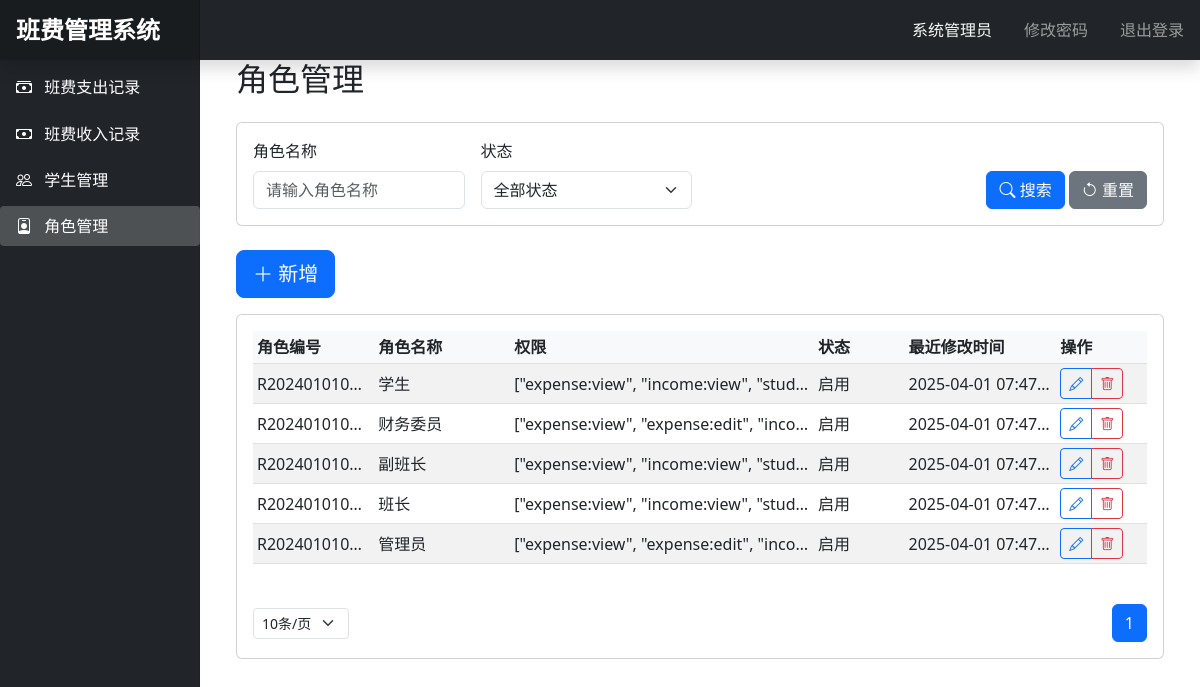
Page /roles?page=1&name=&status=&per_page=10 (signed in) on the committed database.
### app.py (models this page shows, shortened)
class Student(db.Model):
    id = db.Column(db.Integer, primary_key=True)
    student_no = db.Column(db.String(20), unique=True, nullable=False)
    name = db.Column(db.String(50), nullable=False)
    phone = db.Column(db.String(20), nullable=False)
    email = db.Column(db.String(100), nullable=False)
    role = db.Column(db.String(20), nullable=False)
    status = db.Column(db.String(20), nullable=False, default='启用')
    password_hash = db.Column(db.String(120), nullable=False, default='123456')  # 添加密码字段
    created_at = db.Column(db.DateTime, default=datetime.utcnow)
    is_active = True
    is_authenticated = True
    is_anonymous = False

class Role(db.Model):
    __tablename__ = 'roles'
    id = db.Column(db.Integer, primary_key=True)
    role_no = db.Column(db.String(20), unique=True, nullable=False)
    name = db.Column(db.String(50), nullable=False)
    permissions = db.Column(db.Text, nullable=False)  # 存储为JSON字符串
    status = db.Column(db.String(10), nullable=False, default='启用')
    created_at = db.Column(db.DateTime, nullable=False, default=datetime.utcnow)

### app.py (the view)
@app.route('/roles')
@login_required
def roles():
    page = request.args.get('page', 1, type=int)
    per_page = request.args.get('per_page', 10, type=int)
    name = request.args.get('name', '')
    status = request.args.get('status', '')
    query = Role.query
    if name:
        query = query.filter(Role.name.like(f'%{name}%'))
    if status:
        query = query.filter(Role.status == status)
    pagination = query.order_by(Role.created_at.desc()).paginate(
        page=page, per_page=per_page, error_out=False)
    roles = pagination.items
    return render_template('roles.html', roles=roles, pagination=pagination)

### app.py (called while the page is built)
@login_manager.user_loader
def load_user(user_id):
    return Student.query.get(int(user_id))

### templates/roles.html (shortened to what this page needs)
 {% extends "base.html" %}
{% block content %}
    <div class="container-fluid" style="max-width: 1600px; margin: 0 auto;">
        <h2 class="mb-4">角色管理</h2>
        <div class="card mb-4">
            <div class="card-body">
                <form method="GET" class="row g-3 align-items-end">
                    <div class="col-md-3">
                        <label class="form-label">角色名称</label>
                        <input type="text" class="form-control" name="name" placeholder="请输入角色名称"
                               value="{{ request.args.get('name', '') }}">
                    </div>
                    <div class="col-md-3">
                        <label class="form-label">状态</label>
                        <select class="form-select" name="status">
                            <option value="">全部状态</option>
                        </select>
                    </div>
                    <div class="col-md-6 text-end">
                        <button type="submit" class="btn btn-primary">
                            <i class="bi bi-search"></i> 搜索
                        </button>
                        <a href="{{ url_for('roles') }}" class="btn btn-secondary">
                            <i class="bi bi-arrow-counterclockwise"></i> 重置
                        </a>
                    </div>
                </form>
            </div>
        </div>
        <div class="mb-3">
            <button class="btn btn-primary btn-lg" data-bs-toggle="modal" data-bs-target="#addRoleModal">
                <i class="bi bi-plus-lg"></i> 新增
            </button>
        </div>
        <div class="card">
            <div class="card-body">
                <div class="table-responsive">
                    <table class="table table-striped table-hover table-sm">
                        <thead>
                        <tr>
                            <th style="width: 10%" class="fs-6">角色编号</th>
                            <th style="width: 15%" class="fs-6">角色名称</th>
                            <th style="width: 30%" class="fs-6">权限</th>
                            <th style="width: 10%" class="fs-6">状态</th>
                            <th style="width: 15%" class="fs-6">最近修改时间</th>
                            <th style="width: 10%" class="fs-6">操作</th>
                        </tr>
                        </thead>
                        <tbody>
                        {% for role in roles %}
                            <tr data-id="{{ role.id }}">
                                <td class="text-truncate" style="max-width: 120px;">{{ role.role_no }}</td>
                                <td class="text-truncate" style="max-width: 150px;">{{ role.name }}</td>
                                <td class="text-truncate" style="max-width: 300px;">{{ role.permissions }}</td>
                                <td class="text-truncate" style="max-width: 100px;">{{ role.status }}</td>
                                <td class="text-truncate" style="max-width: 150px;">{{ role.created_at.strftime('%Y-%m-%d %H:%M:%S') }}</td>
                                <td>
                                    <div class="btn-group btn-group-sm">
                                        <button class="btn btn-outline-primary" onclick="editRole({{ role.id }})"
                                                title="编辑">
                                            <i class="bi bi-pencil"></i>
                                        </button>
                                        <button class="btn btn-outline-danger" onclick="deleteRole({{ role.id }})"
                                                title="删除">
                                            <i class="bi bi-trash"></i>
                                        </button>
                                    </div>
                                </td>
                            </tr>
                        {% endfor %}
                        </tbody>
                    </table>
                </div>
                <nav aria-label="Page navigation" class="mt-4">
                    <div class="d-flex justify-content-between align-items-center">
                        <div>
                            <select class="form-select form-select-sm d-inline-block w-auto"
                                    onchange="changePerPage(this.value)">
                                <option value="10" {% if request.args.get('per_page') == '10' %}selected{% endif %}>
                                    10条/页
                                </option>
                            </select>
                        </div>
                        <ul class="pagination mb-0">
                            {% for page in pagination.iter_pages() %}
                                {% if page %}
                                    <li class="page-item {% if page == pagination.page %}active{% endif %}">
                                        <a class="page-link" href="{{ url_for('roles', page=page, name=request.args.get('name', ''), status=request.args.get('status', ''), per_page=request.args.get('per_page', 10)) }}">{{ page }}</a>
                                    </li>
                                {% else %}
                                    <li class="page-item disabled"><span class="page-link">...</span></li>
                                {% endif %}
                            {% endfor %}
                        </ul>
                    </div>
                </nav>
            </div>
        </div>
    </div>
{% endblock %}

### templates/base.html (shortened to what this page needs)
<!DOCTYPE html>
<html lang="zh">
<head>
    <link href="https://cdn.jsdelivr.net/npm/bootstrap@5.3.0/dist/css/bootstrap.min.css" rel="stylesheet">
    <link href="https://cdn.jsdelivr.net/npm/bootstrap-icons@1.7.2/font/bootstrap-icons.css" rel="stylesheet">
</head>
<body>
    <nav class="navbar navbar-dark sticky-top bg-dark flex-md-nowrap p-0 shadow">
        <a class="navbar-brand col-md-3 col-lg-2 me-0 px-3" href="#">班费管理系统</a>
        <div class="navbar-nav">
            <div class="nav-item text-nowrap d-flex align-items-center">
                <span class="nav-link px-3 text-light">{{ current_user.name }}</span>
                <a class="nav-link px-3" href="{{ url_for('change_password') }}">修改密码</a>
                <a class="nav-link px-3" href="/logout">退出登录</a>
            </div>
        </div>
    </nav>
    <div class="container-fluid">
        <div class="row">
            <nav id="sidebarMenu" class="col-md-3 col-lg-2 d-md-block bg-dark sidebar collapse">
                <div class="position-sticky pt-3">
                    <ul class="nav flex-column">
                        <li class="nav-item">
                            <a class="nav-link {% if request.endpoint == 'expenses' %}active{% endif %}"
                               href="{{ url_for('expenses') }}">
                                <i class="bi bi-cash-stack"></i>
                                班费支出记录
                            </a>
                        </li>
                        <li class="nav-item">
                            <a class="nav-link {% if request.endpoint == 'income' %}active{% endif %}"
                               href="{{ url_for('income') }}">
                                <i class="bi bi-cash"></i>
                                班费收入记录
                            </a>
                        </li>
                        <li class="nav-item">
                            <a class="nav-link {% if request.endpoint == 'students' %}active{% endif %}"
                               href="{{ url_for('students') }}">
                                <i class="bi bi-people"></i>
                                学生管理
                            </a>
                        </li>
                        <li class="nav-item">
                            <a class="nav-link {% if request.endpoint == 'roles' %}active{% endif %}"
                               href="{{ url_for('roles') }}">
                                <i class="bi bi-person-badge"></i>
                                角色管理
                            </a>
                        </li>
                    </ul>
                </div>
            </nav>
            <main class="col-md-9 ms-sm-auto col-lg-10 px-md-4">
                {% block content %}{% endblock %}
            </main>
        </div>
    </div>
</body>
</html>

### templates/base.html (style rules this page uses)
.sidebar { position: fixed; top: 0; bottom: 0; left: 0; z-index: 100; padding: 48px 0 0; box-shadow: inset -1px 0 0 rgba(0, 0, 0, .1); background-color: #343a40; }
.sidebar .nav-link { font-weight: 500; color: #fff; padding: 0.5rem 1rem; margin: 0.2rem 0; border-radius: 0.25rem; }
.sidebar .nav-link.active { background-color: rgba(255, 255, 255, .2); }
.sidebar .nav-link i { margin-right: 0.5rem; }
.navbar-brand { padding-top: .75rem; padding-bottom: .75rem; font-size: 1.5rem; font-weight: bold; background-color: rgba(0, 0, 0, .25); box-shadow: inset -1px 0 0 rgba(0, 0, 0, .25); }
.table th { background-color: #f8f9fa; }
.table td { vertical-align: middle; }
.btn-group .btn { padding: 0.25rem 0.5rem; }
.form-label { font-weight: 500; }

### rows in the picture
Student: name "系统管理员"
Role: role_no "R202401010…", name "学生", permissions "[\"expense:view\", \"income:view\", \"stud…", status "启用", created_at "2025-04-01 07:47…"
Role: role_no "R202401010…", name "财务委员", permissions "[\"expense:view\", \"expense:edit\", \"inco…", status "启用", created_at "2025-04-01 07:47…"
Role: role_no "R202401010…", name "副班长", permissions "[\"expense:view\", \"income:view\", \"stud…", status "启用", created_at "2025-04-01 07:47…"
Role: role_no "R202401010…", name "班长", permissions "[\"expense:view\", \"income:view\", \"stud…", status "启用", created_at "2025-04-01 07:47…"
Role: role_no "R202401010…", name "管理员", permissions "[\"expense:view\", \"expense:edit\", \"inco…", status "启用", created_at "2025-04-01 07:47…"

### other values in the picture
{{ page }} "1"
